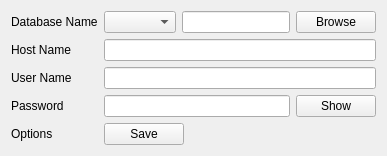
      <widget class="QWidget" name="tabSQL">
       <attribute name="title">
        <string>SQL</string>
       </attribute>
       <layout class="QVBoxLayout" name="verticalLayout_2">
        <item>
         <layout class="QFormLayout" name="formLayoutSql">
          <item row="0" column="0">
           <widget class="QLabel" name="labelSqlDatabaseName">
            <property name="text">
             <string>Database Name</string>
            </property>
           </widget>
          </item>
          <item row="0" column="1">
           <layout class="QHBoxLayout" name="horizontalLayoutSqlDatabaseName">
            <item>
             <widget class="QComboBox" name="comboBoxSqlDatabaseType">
              <property name="currentText">
               <string notr="true"/>
              </property>
             </widget>
            </item>
            <item>
             <widget class="QLineEdit" name="lineEditSqlDatabaseName">
              <property name="inputMask">
               <string notr="true"/>
              </property>
              <property name="text">
               <string notr="true"/>
              </property>
              <property name="placeholderText">
               <string notr="true"/>
              </property>
             </widget>
            </item>
            <item>
             <widget class="QPushButton" name="pushButtonSqlDatabaseNameBrowse">
              <property name="text">
               <string>Browse</string>
              </property>
             </widget>
            </item>
           </layout>
          </item>
          <item row="1" column="0">
           <widget class="QLabel" name="labelSqlHostName">
            <property name="text">
             <string>Host Name</string>
            </property>
           </widget>
          </item>
          <item row="1" column="1">
           <widget class="QLineEdit" name="lineEditSqlHostName">
            <property name="inputMask">
             <string notr="true"/>
            </property>
            <property name="text">
             <string notr="true"/>
            </property>
            <property name="placeholderText">
             <string notr="true"/>
            </property>
           </widget>
          </item>
          <item row="2" column="0">
           <widget class="QLabel" name="labelSqlUserName">
            <property name="text">
             <string>User Name</string>
            </property>
           </widget>
          </item>
          <item row="2" column="1">
           <widget class="QLineEdit" name="lineEditSqlUserName">
            <property name="inputMask">
             <string notr="true"/>
            </property>
            <property name="text">
             <string notr="true"/>
            </property>
            <property name="placeholderText">
             <string notr="true"/>
            </property>
           </widget>
          </item>
          <item row="3" column="0">
           <widget class="QLabel" name="labelSqlPassword">
            <property name="text">
             <string>Password</string>
            </property>
           </widget>
          </item>
          <item row="3" column="1">
           <layout class="QHBoxLayout" name="horizontalLayoutSqlPassword">
            <item>
             <widget class="QLineEdit" name="lineEditSqlPassword">
              <property name="inputMask">
               <string notr="true"/>
              </property>
              <property name="text">
               <string notr="true"/>
              </property>
              <property name="placeholderText">
               <string notr="true"/>
              </property>
             </widget>
            </item>
            <item>
             <widget class="QPushButton" name="pushButtonSqlPasswordShow">
              <property name="text">
               <string>Show</string>
              </property>
             </widget>
            </item>
           </layout>
          </item>
          <item row="4" column="0">
           <widget class="QLabel" name="labelSqlOptions">
            <property name="text">
             <string>Options</string>
            </property>
           </widget>
          </item>
          <item row="4" column="1">
           <layout class="QHBoxLayout" name="horizontalLayoutSqlOptions">
            <item>
             <widget class="QPushButton" name="pushButtonSqlSave">
              <property name="text">
               <string>Save</string>
              </property>
             </widget>
            </item>
            <item>
             <spacer name="horizontalSpacer">
              <property name="orientation">
               <enum>Qt::Horizontal</enum>
              </property>
              <property name="sizeHint" stdset="0">
               <size>
                <width>40</width>
                <height>20</height>
               </size>
              </property>
             </spacer>
            </item>
           </layout>
          </item>
         </layout>
        </item>
       </layout>
      </widget>
